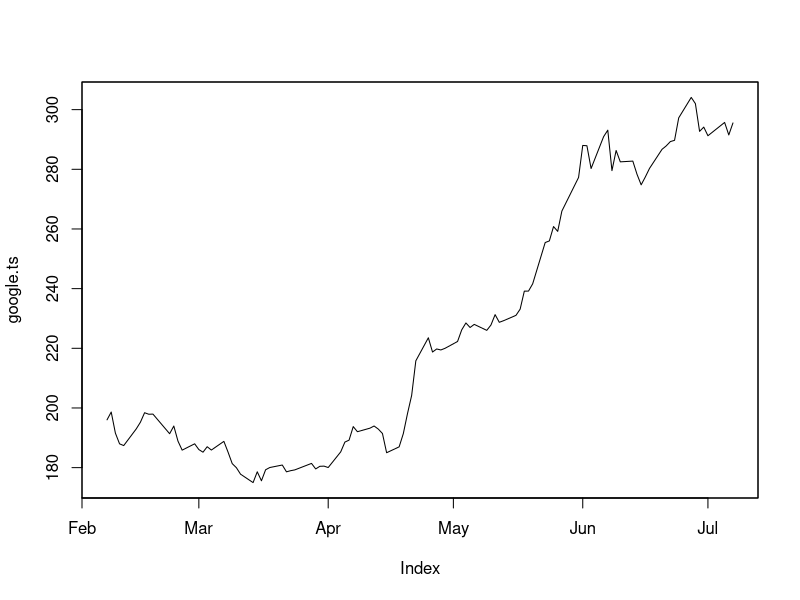
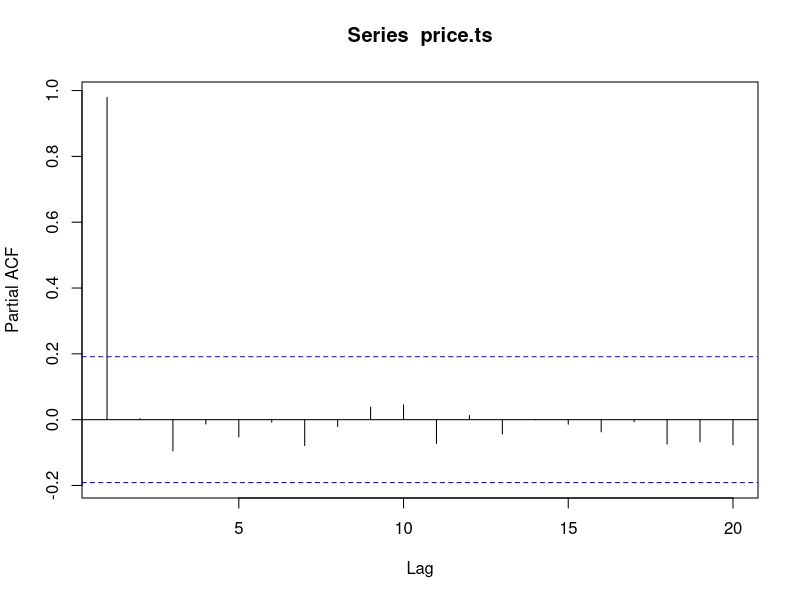
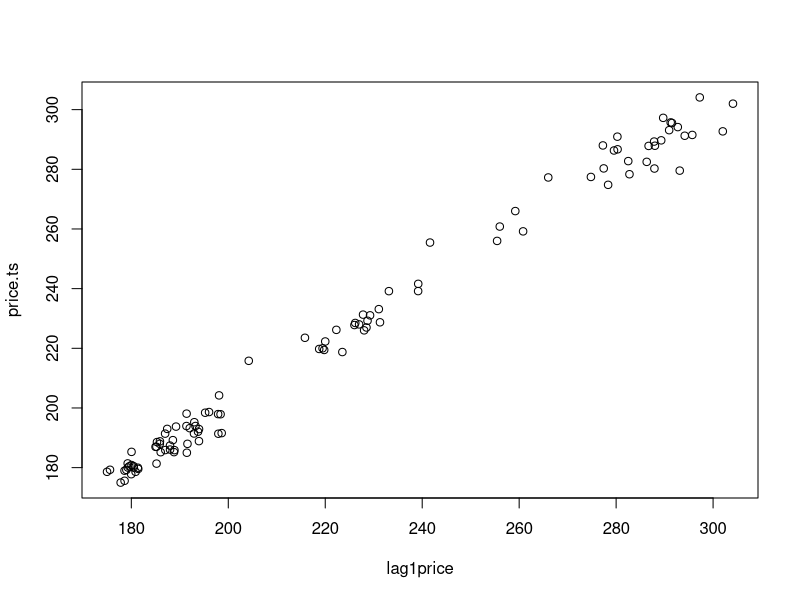
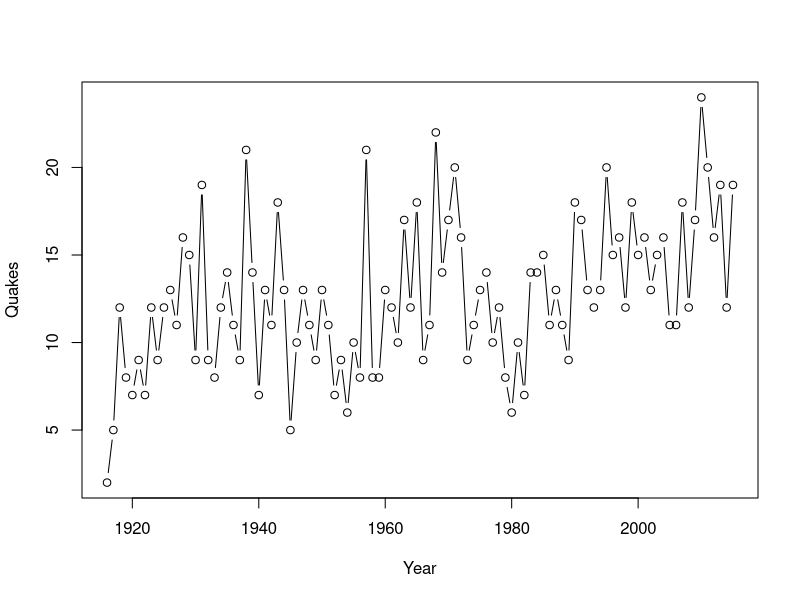
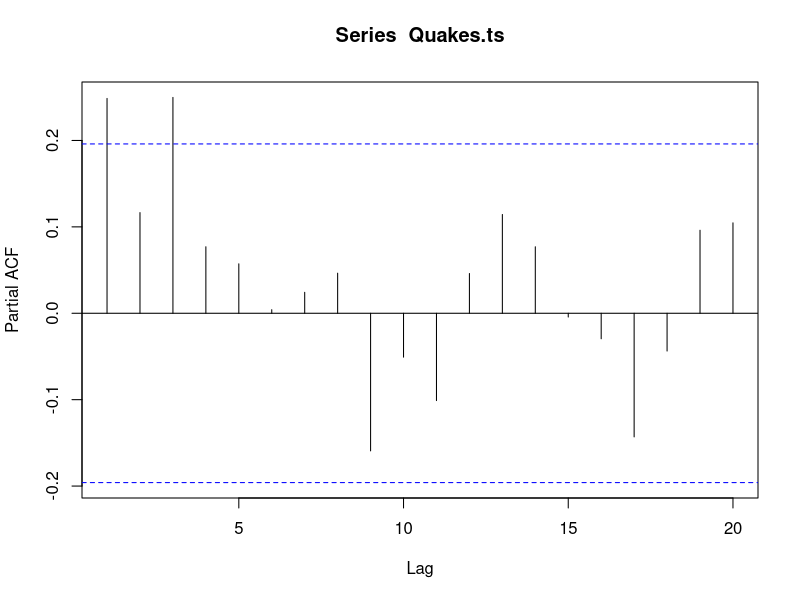
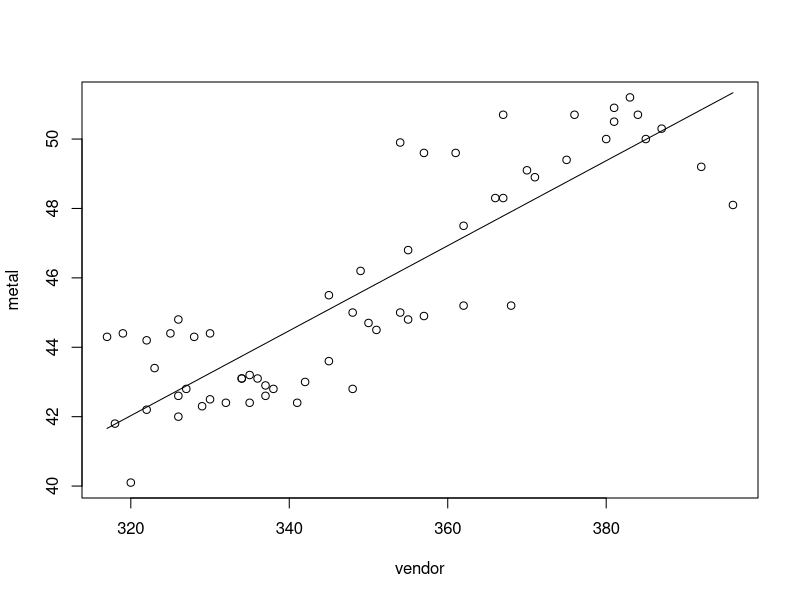
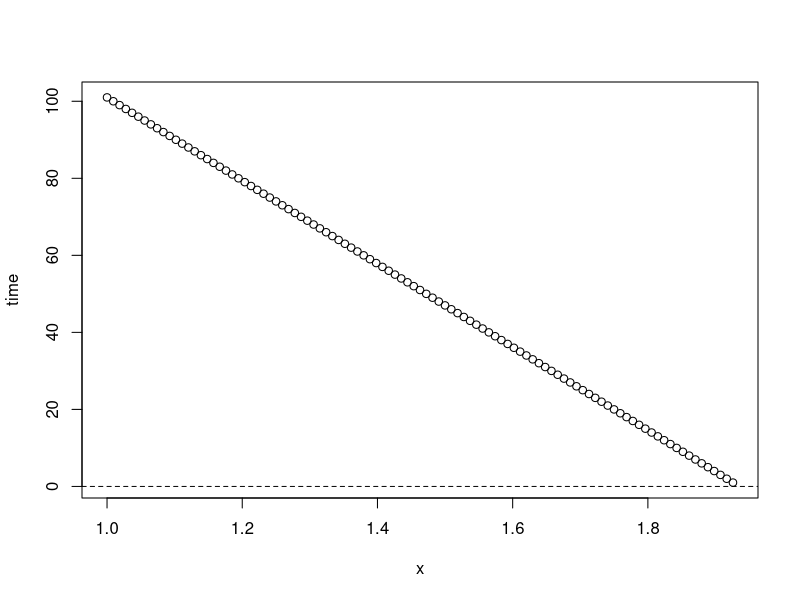
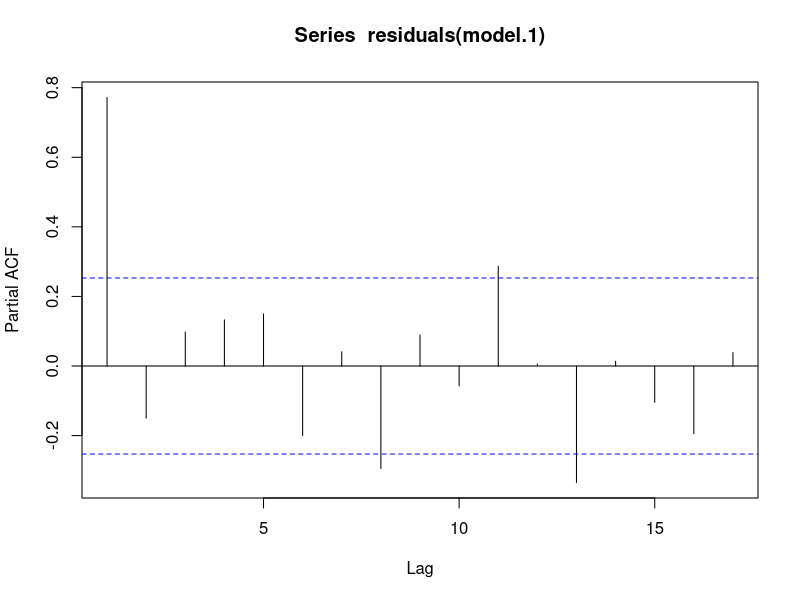

Generate these figures, in order, with R:
## ---- chunk 1
knitr::opts_chunk$set(echo = TRUE)
## ---- chunk 2
library(zoo)
google.ts <- read.zoo("./Data/google_stock.txt", format="%m/%d/%Y",
                      header=T)
plot(google.ts)
 
google <- read.table("./Data/google_stock.txt", header=T)
attach(google)
 
price.ts <- ts(price)
pacf(price.ts)
 
lag1price <- lag(price.ts, -1)
plot(price.ts ~ lag1price, xy.labels=F)
 
lagdata <- ts.intersect(price.ts, lag1price, dframe=T)
summary(lm(price.ts ~ lag1price, data=lagdata))
 
detach(google)
## ---- chunk 3
earthquakes <- read.table("./Data/earthquakes.txt", header=T)
attach(earthquakes)
 
plot(Year, Quakes, type="b")
 
Quakes.ts <- ts(Quakes)
pacf(Quakes.ts)
 
lag1Quakes <- lag(Quakes.ts, -1)
lag2Quakes <- lag(Quakes.ts, -2)
lag3Quakes <- lag(Quakes.ts, -3)
 
lagdata <- ts.intersect(Quakes.ts, lag1Quakes, lag2Quakes, lag3Quakes, dframe=T)
summary(lm(Quakes.ts ~ lag1Quakes + lag2Quakes + lag3Quakes, data=lagdata))
#             Estimate Std. Error t value Pr(>|t|)    
# (Intercept)  6.44916    1.78646   3.610 0.000496 ***
# lag1Quakes   0.16424    0.10063   1.632 0.106049    
# lag2Quakes   0.07125    0.10128   0.703 0.483517    
# lag3Quakes   0.26928    0.09783   2.753 0.007110 ** 
# ---
# Residual standard error: 3.851 on 93 degrees of freedom
# Multiple R-squared:  0.1388,  Adjusted R-squared:  0.111 
# F-statistic: 4.997 on 3 and 93 DF,  p-value: 0.002942
 
detach(earthquakes)
## ---- chunk 4
blaisdell <- read.table("./Data/blaisdell.txt", header=T)
attach(blaisdell)
 
model.1 <- lm(comsales ~ indsales)
summary(model.1)
#              Estimate Std. Error t value Pr(>|t|)    
# (Intercept) -1.454750   0.214146  -6.793 2.31e-06 ***
# indsales     0.176283   0.001445 122.017  < 2e-16 ***
 
# Durbin-Watson Test
library(car)
dwt(model.1)
# lag Autocorrelation D-W Statistic p-value
#   1       0.6260046     0.7347256       0
# Alternative hypothesis: rho != 0
 
# Ljung-Box Q Test
Box.test(residuals(model.1), lag = 1, type = "Ljung")
# Box-Ljung test
# data:  residuals(model.1)
# X-squared = 9.0752, df = 1, p-value = 0.002591
 
# Cochrane-Orcutt Procedure
res.ts <- ts(residuals(model.1))
lag1res <- lag(res.ts, -1)
lagdata1 <- ts.intersect(res.ts, lag1res)
acp <- coef(lm(res.ts ~ lag1res -1, data=lagdata1)) # 0.6311636
y.ts <- ts(comsales)
x.ts <- ts(indsales)
lag1y <- lag(y.ts, -1)
lag1x <- lag(x.ts, -1)
y.co <- y.ts-acp*lag1y
x.co <- x.ts-acp*lag1x
model.2 <- lm(y.co ~ x.co)
summary(model.2)
#              Estimate Std. Error t value Pr(>|t|)    
# (Intercept) -0.394111   0.167230  -2.357   0.0307 *  
# x.co         0.173758   0.002957  58.767   <2e-16 ***
 
dwt(model.2)
# lag Autocorrelation D-W Statistic p-value
#   1       0.1473569      1.650248   0.306
# Alternative hypothesis: rho != 0
 
b0 <- coef(model.2)[1]/(1-acp) # -1.068524
sqrt(vcov(model.2)[1,1])/(1-acp) # se = 0.4533986
b1 <- coef(model.2)[2] # 0.1737583
 
fit.20 <- b0+b1*indsales[20] # 28.76577
res.20 <- comsales[20]-fit.20 # 0.01422919
fit.21 <- b0+b1*175.3 # 29.3913
forecast.21 <- fit.21+acp*res.20 # 29.40028
 
# Hildreth-Lu Procedure
sse <- vector()
for(i in 1:90){
  y.hl = y.ts-(0.09+0.01*i)*lag1y
  x.hl = x.ts-(0.09+0.01*i)*lag1x
  sse[i] <- sum(residuals(lm(y.hl ~ x.hl))^2)
}
acp <- 0.09+0.01*which.min(sse) # 0.96
y.hl = y.ts-acp*lag1y
x.hl = x.ts-acp*lag1x
model.3 <- lm(y.hl ~ x.hl)
summary(model.3)
#             Estimate Std. Error t value Pr(>|t|)    
# (Intercept)  0.07117    0.05797   1.228    0.236    
# x.hl         0.16045    0.00684  23.458 2.18e-14 ***
 
dwt(model.3)
# lag Autocorrelation D-W Statistic p-value
#   1        0.116145      1.725439   0.548
# Alternative hypothesis: rho != 0
 
coef(model.3)[1]/(1-acp) # 1.77933
sqrt(vcov(model.3)[1,1])/(1-acp) # 1.449373
 
# First Differences Procedure
 
y.fd = y.ts-lag1y
x.fd = x.ts-lag1x
dwt(lm(y.fd ~ x.fd))
# lag Autocorrelation D-W Statistic p-value
#   1       0.1160548      1.748834    0.62
# Alternative hypothesis: rho != 0
 
model.4 <- lm(y.fd ~ x.fd -1)
summary(model.4)
#      Estimate Std. Error t value Pr(>|t|)    
# x.fd 0.168488   0.005096   33.06   <2e-16 ***
 
mean(comsales)-coef(model.4)[1]*mean(indsales) # -0.3040052
 
detach(blaisdell)
## ---- chunk 5
employee <- read.table("./Data/employee.txt", header=T)
attach(employee)
 
model.1 <- lm(metal ~ vendor)
summary(model.1)
#             Estimate Std. Error t value Pr(>|t|)    
# (Intercept) 2.847911   3.299962   0.863    0.392    
# vendor      0.122442   0.009423  12.994   <2e-16 ***
 
plot(x=vendor, y=metal,
     panel.last = lines(sort(vendor), fitted(model.1)[order(vendor)]))
 
plot(x=time, y=residuals(model.1), type="b",
     panel.last = abline(h=0, lty=2))
 
pacf(residuals(model.1))
 
# Durbin-Watson Test
dwt(model.1)
# lag Autocorrelation D-W Statistic p-value
#   1        0.772038     0.3592396       0
# Alternative hypothesis: rho != 0
 
# Cochrane-Orcutt Procedure
res.ts <- ts(residuals(model.1))
lag1res <- lag(res.ts, -1)
lagdata1 <- ts.intersect(res.ts, lag1res)
acp <- coef(lm(res.ts ~ lag1res -1, data=lagdata1)) # 0.831385
y.ts <- ts(metal)
x.ts <- ts(vendor)
lag1y <- lag(y.ts, -1)
lag1x <- lag(x.ts, -1)
y.co <- y.ts-acp*lag1y
x.co <- x.ts-acp*lag1x
model.2 <- lm(y.co ~ x.co)
summary(model.2)
#             Estimate Std. Error t value Pr(>|t|)    
# (Intercept)  4.87560    0.78655   6.199 6.78e-08 ***
# x.co         0.04795    0.01300   3.688 0.000505 ***
 
coef(model.2)[1]/(1-acp) # 28.91557
sqrt(vcov(model.2)[1,1])/(1-acp) # se = 4.664789
 
detach(employee)
